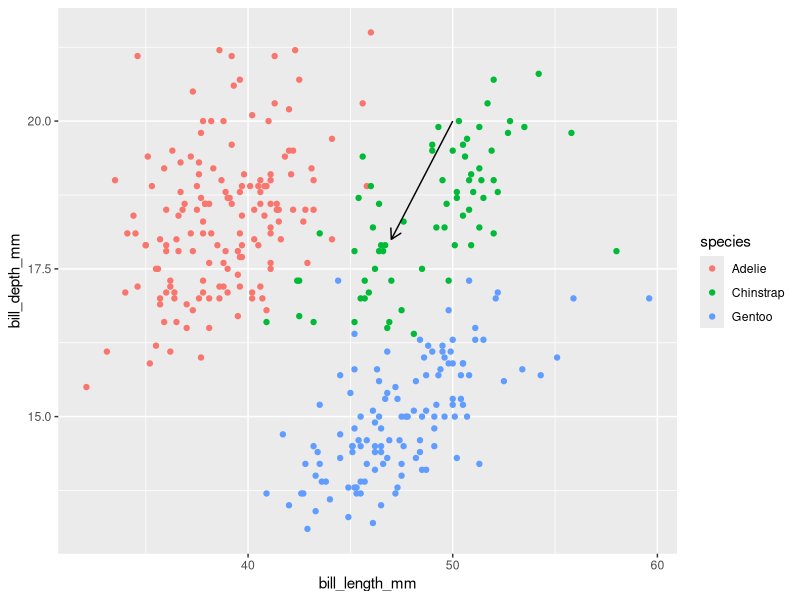
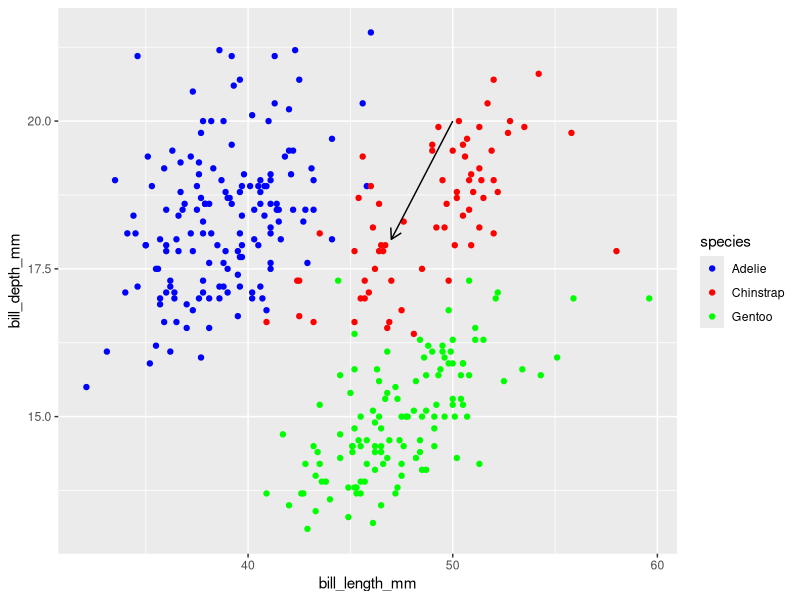

Source code (R) for these figures, in order:

            library(ggplot2)
            library(palmerpenguins)
            built_answer <- tryCatch(
                {
                    set.seed(42)
                    ggplot(penguins, aes(x = bill_length_mm, y = bill_depth_mm, colour = species)) + geom_point() + annotate("segment", x = 50, xend = 47, y = 20, yend = 18, colour = "black", arrow = arrow(length = unit(0.3, "cm")))
                    suppressWarnings(
                        if (!file.exists("/sandbox/figures/bill-length_bill-depth_scatter_annotate_segment_answer.png")) {
                            ggsave(
                                width = 3,
                                height = 3,
                                "/sandbox/figures/bill-length_bill-depth_scatter_annotate_segment_answer.png"
                            )
                        }
                    )
                    suppressWarnings(
                        ggplot_build(last_plot())
                    )
                },
                error = function(e) {
                    'ERROR'
                }
            )
            built_submission <- tryCatch(
                {
                    set.seed(42)
                    ggplot(penguins, aes(x = bill_length_mm, y = bill_depth_mm, color = species)) +
  geom_point() +
  annotate("segment", x = 50, y = 20, xend = 47, yend = 18, color = "black", arrow = arrow(length = unit(0.3, "cm"))) +
  scale_color_manual(values = c("Adelie" = "blue", "Chinstrap" = "red", "Gentoo" = "green"))
                    suppressWarnings(
                        ggsave(
                            width = 3,
                            height = 3,
                            "figures/bill-length_bill-depth_scatter_annotate_segment_submission_ministral.png"
                        )
                    )
                    suppressWarnings(
                        ggplot_build(last_plot())
                    )
                },
                error = function(e) {
                    'ERROR'
                }
            )
            cat(isTRUE(all.equal(built_answer, built_submission)))
        
